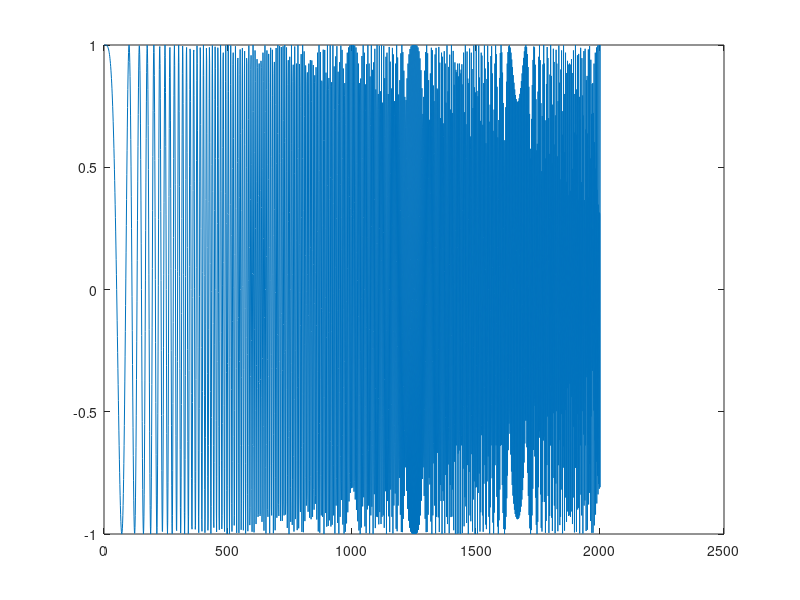

Recreate this plot in MATLAB.
t=0:0.001:2;
x=chirp(t,0,1,200);
plot(x);
fileID = fopen('CHIRP2.txt','w');
fprintf(fileID,'%12.8f ',x);
fclose(fileID);
